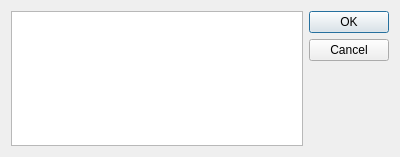
<?xml version="1.0" encoding="UTF-8"?>
<ui version="4.0">
 <class>DTMountDialog</class>
 <widget class="QDialog" name="DTMountDialog">
  <property name="geometry">
   <rect>
    <x>0</x>
    <y>0</y>
    <width>400</width>
    <height>157</height>
   </rect>
  </property>
  <property name="windowTitle">
   <string>DT_MOUNT_DILAOG</string>
  </property>
  <property name="windowIcon">
   <iconset resource="ltorrent.qrc">
    <normaloff>:/icons/app.ico</normaloff>:/icons/app.ico</iconset>
  </property>
  <layout class="QGridLayout" name="gridLayout">
   <item row="0" column="1">
    <layout class="QVBoxLayout">
     <property name="spacing">
      <number>6</number>
     </property>
     <property name="margin">
      <number>0</number>
     </property>
     <item>
      <widget class="QPushButton" name="okButton">
       <property name="text">
        <string>OK</string>
       </property>
      </widget>
     </item>
     <item>
      <widget class="QPushButton" name="cancelButton">
       <property name="text">
        <string>Cancel</string>
       </property>
      </widget>
     </item>
     <item>
      <spacer>
       <property name="orientation">
        <enum>Qt::Vertical</enum>
       </property>
       <property name="sizeHint" stdset="0">
        <size>
         <width>20</width>
         <height>40</height>
        </size>
       </property>
      </spacer>
     </item>
    </layout>
   </item>
   <item row="0" column="0">
    <widget class="QListView" name="listView">
     <property name="editTriggers">
      <set>QAbstractItemView::NoEditTriggers</set>
     </property>
    </widget>
   </item>
  </layout>
 </widget>
 <resources>
  <include location="ltorrent.qrc"/>
 </resources>
 <connections>
  <connection>
   <sender>cancelButton</sender>
   <signal>clicked()</signal>
   <receiver>DTMountDialog</receiver>
   <slot>reject()</slot>
   <hints>
    <hint type="sourcelabel">
     <x>330</x>
     <y>66</y>
    </hint>
    <hint type="destinationlabel">
     <x>197</x>
     <y>125</y>
    </hint>
   </hints>
  </connection>
 </connections>
 <slots>
  <slot>MountSelectedFILE()</slot>
 </slots>
</ui>
